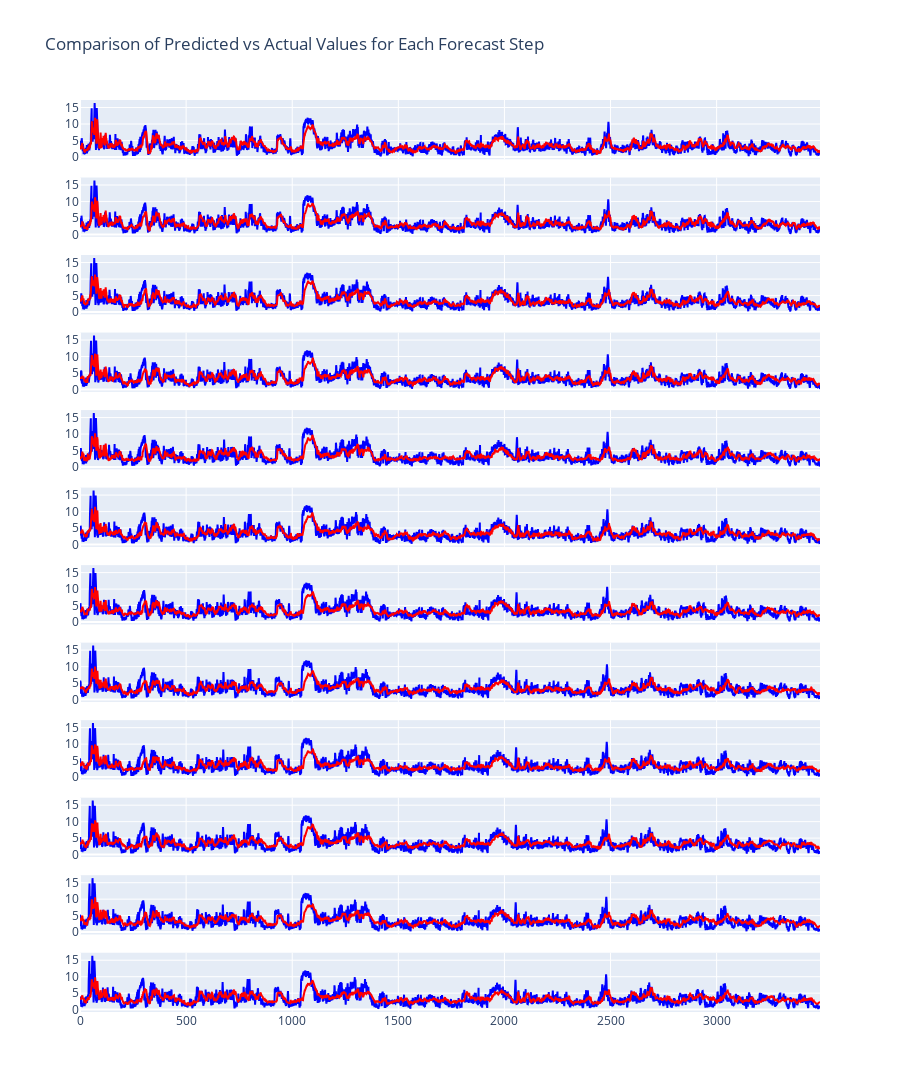

The code cell stored with this chart in its notebook:
### Code cell
import plotly.graph_objects as go
from plotly.subplots import make_subplots

# Create a subplot figure with 12 rows and 1 column
fig = make_subplots(rows=12, cols=1, shared_xaxes=True, vertical_spacing=0.02)

# Iterate over each forecast step and add a trace for actual and predicted values
for i in range(12):
    fig.add_trace(go.Scatter(
        x=list(range(len(y_test[:, i]))),
        y=y_test[:, i],
        mode='lines',
        name=f'Actual (Step {i+1})',
        line=dict(color='blue')
    ), row=i+1, col=1)
    
    fig.add_trace(go.Scatter(
        x=list(range(len(y_pred[:, i]))),
        y=y_pred[:, i],
        mode='lines',
        name=f'Predicted (Step {i+1})',
        line=dict(color='red')
    ), row=i+1, col=1)

# Update layout
fig.update_layout(
    title='Comparison of Predicted vs Actual Values for Each Forecast Step',
    height=3000,  # Increase height to fit all subplots
    showlegend=False  # Disable legend to avoid repetition
)

# Show the plot
fig.show()

### Figure 1 — Plotly figure (JSON) as saved in the notebook; plotly's stock layout.template omitted (floating-point values rounded to 4 significant figures; data arrays with more than 128 entries replaced by an {"elided": "..."} marker saying what was removed)
{"data": [{"line": {"color": "blue"}, "mode": "lines", "name": "Actual (Step 1)", "type": "scatter", "x": {"elided": "3488 int values"}, "xaxis": "x", "y": {"elided": "3488 float values"}, "yaxis": "y"}, {"line": {"color": "red"}, "mode": "lines", "name": "Predicted (Step 1)", "type": "scatter", "x": {"elided": "3488 int values"}, "xaxis": "x", "y": {"elided": "3488 float values"}, "yaxis": "y"}, {"line": {"color": "blue"}, "mode": "lines", "name": "Actual (Step 2)", "type": "scatter", "x": {"elided": "3488 int values"}, "xaxis": "x2", "y": {"elided": "3488 float values"}, "yaxis": "y2"}, {"line": {"color": "red"}, "mode": "lines", "name": "Predicted (Step 2)", "type": "scatter", "x": {"elided": "3488 int values"}, "xaxis": "x2", "y": {"elided": "3488 float values"}, "yaxis": "y2"}, {"line": {"color": "blue"}, "mode": "lines", "name": "Actual (Step 3)", "type": "scatter", "x": {"elided": "3488 int values"}, "xaxis": "x3", "y": {"elided": "3488 float values"}, "yaxis": "y3"}, {"line": {"color": "red"}, "mode": "lines", "name": "Predicted (Step 3)", "type": "scatter", "x": {"elided": "3488 int values"}, "xaxis": "x3", "y": {"elided": "3488 float values"}, "yaxis": "y3"}, {"line": {"color": "blue"}, "mode": "lines", "name": "Actual (Step 4)", "type": "scatter", "x": {"elided": "3488 int values"}, "xaxis": "x4", "y": {"elided": "3488 float values"}, "yaxis": "y4"}, {"line": {"color": "red"}, "mode": "lines", "name": "Predicted (Step 4)", "type": "scatter", "x": {"elided": "3488 int values"}, "xaxis": "x4", "y": {"elided": "3488 float values"}, "yaxis": "y4"}, {"line": {"color": "blue"}, "mode": "lines", "name": "Actual (Step 5)", "type": "scatter", "x": {"elided": "3488 int values"}, "xaxis": "x5", "y": {"elided": "3488 float values"}, "yaxis": "y5"}, {"line": {"color": "red"}, "mode": "lines", "name": "Predicted (Step 5)", "type": "scatter", "x": {"elided": "3488 int values"}, "xaxis": "x5", "y": {"elided": "3488 float values"}, "yaxis": "y5"}, {"line": {"color": "blue"}, "mode": "lines", "name": "Actual (Step 6)", "type": "scatter", "x": {"elided": "3488 int values"}, "xaxis": "x6", "y": {"elided": "3488 float values"}, "yaxis": "y6"}, {"line": {"color": "red"}, "mode": "lines", "name": "Predicted (Step 6)", "type": "scatter", "x": {"elided": "3488 int values"}, "xaxis": "x6", "y": {"elided": "3488 float values"}, "yaxis": "y6"}, {"line": {"color": "blue"}, "mode": "lines", "name": "Actual (Step 7)", "type": "scatter", "x": {"elided": "3488 int values"}, "xaxis": "x7", "y": {"elided": "3488 float values"}, "yaxis": "y7"}, {"line": {"color": "red"}, "mode": "lines", "name": "Predicted (Step 7)", "type": "scatter", "x": {"elided": "3488 int values"}, "xaxis": "x7", "y": {"elided": "3488 float values"}, "yaxis": "y7"}, {"line": {"color": "blue"}, "mode": "lines", "name": "Actual (Step 8)", "type": "scatter", "x": {"elided": "3488 int values"}, "xaxis": "x8", "y": {"elided": "3488 float values"}, "yaxis": "y8"}, {"line": {"color": "red"}, "mode": "lines", "name": "Predicted (Step 8)", "type": "scatter", "x": {"elided": "3488 int values"}, "xaxis": "x8", "y": {"elided": "3488 float values"}, "yaxis": "y8"}, {"line": {"color": "blue"}, "mode": "lines", "name": "Actual (Step 9)", "type": "scatter", "x": {"elided": "3488 int values"}, "xaxis": "x9", "y": {"elided": "3488 float values"}, "yaxis": "y9"}, {"line": {"color": "red"}, "mode": "lines", "name": "Predicted (Step 9)", "type": "scatter", "x": {"elided": "3488 int values"}, "xaxis": "x9", "y": {"elided": "3488 float values"}, "yaxis": "y9"}, {"line": {"color": "blue"}, "mode": "lines", "name": "Actual (Step 10)", "type": "scatter", "x": {"elided": "3488 int values"}, "xaxis": "x10", "y": {"elided": "3488 float values"}, "yaxis": "y10"}, {"line": {"color": "red"}, "mode": "lines", "name": "Predicted (Step 10)", "type": "scatter", "x": {"elided": "3488 int values"}, "xaxis": "x10", "y": {"elided": "3488 float values"}, "yaxis": "y10"}, {"line": {"color": "blue"}, "mode": "lines", "name": "Actual (Step 11)", "type": "scatter", "x": {"elided": "3488 int values"}, "xaxis": "x11", "y": {"elided": "3488 float values"}, "yaxis": "y11"}, {"line": {"color": "red"}, "mode": "lines", "name": "Predicted (Step 11)", "type": "scatter", "x": {"elided": "3488 int values"}, "xaxis": "x11", "y": {"elided": "3488 float values"}, "yaxis": "y11"}, {"line": {"color": "blue"}, "mode": "lines", "name": "Actual (Step 12)", "type": "scatter", "x": {"elided": "3488 int values"}, "xaxis": "x12", "y": {"elided": "3488 float values"}, "yaxis": "y12"}, {"line": {"color": "red"}, "mode": "lines", "name": "Predicted (Step 12)", "type": "scatter", "x": {"elided": "3488 int values"}, "xaxis": "x12", "y": {"elided": "3488 float values"}, "yaxis": "y12"}], "layout": {"height": 3000, "showlegend": false, "title": {"text": "Comparison of Predicted vs Actual Values for Each Forecast Step"}, "xaxis": {"anchor": "y", "domain": [0, 1], "matches": "x12", "showticklabels": false}, "xaxis10": {"anchor": "y10", "domain": [0, 1], "matches": "x12", "showticklabels": false}, "xaxis11": {"anchor": "y11", "domain": [0, 1], "matches": "x12", "showticklabels": false}, "xaxis12": {"anchor": "y12", "domain": [0, 1]}, "xaxis2": {"anchor": "y2", "domain": [0, 1], "matches": "x12", "showticklabels": false}, "xaxis3": {"anchor": "y3", "domain": [0, 1], "matches": "x12", "showticklabels": false}, "xaxis4": {"anchor": "y4", "domain": [0, 1], "matches": "x12", "showticklabels": false}, "xaxis5": {"anchor": "y5", "domain": [0, 1], "matches": "x12", "showticklabels": false}, "xaxis6": {"anchor": "y6", "domain": [0, 1], "matches": "x12", "showticklabels": false}, "xaxis7": {"anchor": "y7", "domain": [0, 1], "matches": "x12", "showticklabels": false}, "xaxis8": {"anchor": "y8", "domain": [0, 1], "matches": "x12", "showticklabels": false}, "xaxis9": {"anchor": "y9", "domain": [0, 1], "matches": "x12", "showticklabels": false}, "yaxis": {"anchor": "x", "domain": [0.935, 1.0]}, "yaxis10": {"anchor": "x10", "domain": [0.17, 0.235]}, "yaxis11": {"anchor": "x11", "domain": [0.085, 0.15]}, "yaxis12": {"anchor": "x12", "domain": [0, 0.065]}, "yaxis2": {"anchor": "x2", "domain": [0.85, 0.915]}, "yaxis3": {"anchor": "x3", "domain": [0.765, 0.83]}, "yaxis4": {"anchor": "x4", "domain": [0.68, 0.745]}, "yaxis5": {"anchor": "x5", "domain": [0.595, 0.66]}, "yaxis6": {"anchor": "x6", "domain": [0.51, 0.575]}, "yaxis7": {"anchor": "x7", "domain": [0.425, 0.49]}, "yaxis8": {"anchor": "x8", "domain": [0.34, 0.405]}, "yaxis9": {"anchor": "x9", "domain": [0.255, 0.32]}}}
